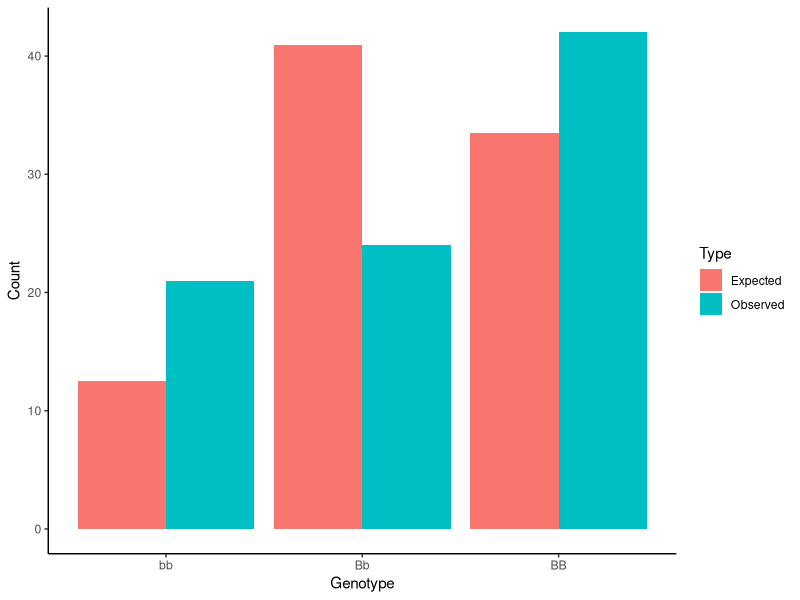
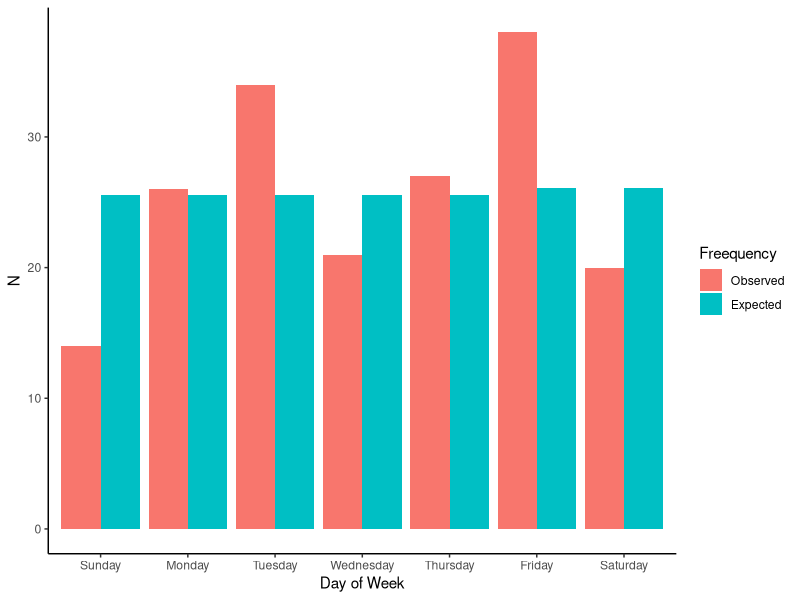
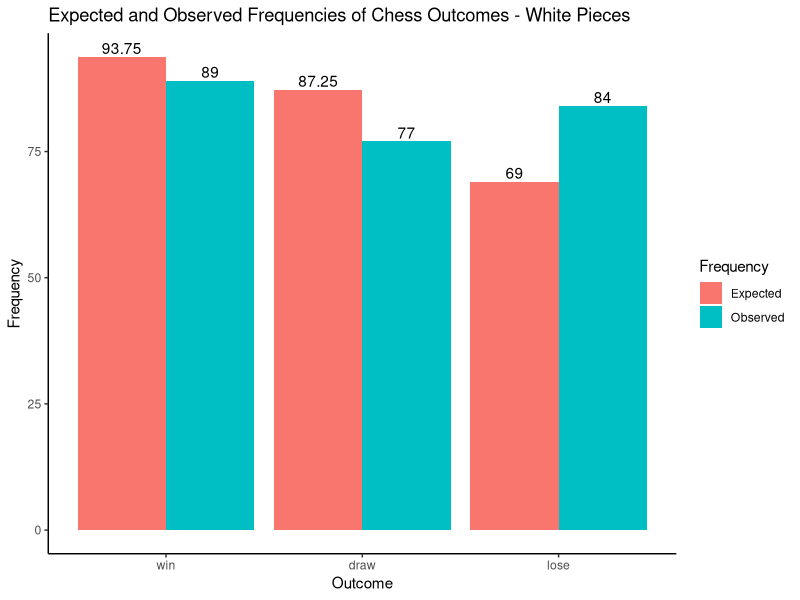

These charts were generated, in order, by the following R code:
#R_notes_Ch8

haircolor <- c("black", "blonde", "brown", "red")
count <- c(137, 150, 419, 294)
hairdata <- data.frame(haircolor, count)

table <- xtabs(count~haircolor, data=hairdata)
table

chisq.test(table)

results <- chisq.test(table)

results$observed
results$expected
results$residuals # which ones deviate the most?

# does hair color match the population prob of 
# 15% black, 15% blonde, 40% brown, and 30% red?
probs <- c(0.15, 0.15, 0.4, 0.3)
chisq.test(table, p=probs) # yes, consistent with H0 

MMlist <- read.csv("DataForLabs/MandMlist.csv", stringsAsFactors = T)
MMtable <- table(MMlist$color) # summarize data into table
MMtable

# probabilities according to the company
expected_proportions <- c(0.24, 0.14, 0.16, 0.20, 0.13, 0.13)
sum(MMtable) * expected_proportions # expected frequencies

chisq.test(MMtable, p=expected_proportions)

# Spirit Bear Example

obsGen <- c(42, 24, 21)
sum(obsGen)
propB <- ((2*42)+24)/(87*2)
propB

propb <- 1-propB
propb

expBB <- propB^2
expBb <- 2*propB*propb
expbb <- propb^2
sum(expBB, expBb, expbb)

bearTest <- chisq.test(obsGen, p=c(expBB, expBb, expbb))
bearTest # reject null hypothesis, observed genotype is sig different.

summary(bearTest)
bearTest$observed
bearTest$expected # deficiency of heterozygotes
bearTest$residuals

# potential deficiency in heterozygosity or bears select for like colors

# differences explicitly
bearTest$observed-bearTest$expected

Genotype <- rep(c("BB", "Bb", "bb"), 2)
Genotype
Type <- c(rep("Observed", 3), rep("Expected", 3))
Type
Count <- c(bearTest$observed, bearTest$expected)
Count
graphData <- data.frame(cbind(Genotype, Type, Count))
str(graphData)
graphData$Count <- as.numeric(graphData$Count) # convert from chr to num
str(graphData)

library(ggplot2)
ggplot(graphData, aes(x=Genotype, y=Count, fill=Type)) +
  geom_bar(stat="identity", position=position_dodge()) +
  theme_classic()

births <- read.csv("DataForLabs/chap08e1DayOfBirth2016.csv", stringsAsFactors = T)
summary(births)
str(births) # structure of births. we see that the days are not in order
# reorder factors so we have days of week in order
births$day <- factor(births$day, levels=c("Sunday", "Monday", "Tuesday", "Wednesday", "Thursday", "Friday", "Saturday"))
birthsTable <- table(births$day) # create frequency table
birthsTable

# defining expected probabilities. 53 Fridays & Saturdays, 366 days.
expected_probabilities <- c(52, 52, 52, 52, 52, 53, 53)/366
expected_probabilities

chisq.test(birthsTable, p=expected_probabilities) # p = 0.0149

# graphing
expFreq <- expected_probabilities * 180
ObsExp <- data.frame(birthsTable, expFreq)
ObsExp <- setNames(ObsExp, c("day", "obsFreq", "expFreq"))
ObsExp

# combine three two columns into two
library(reshape2)
ObsExp <- melt(ObsExp)
ObsExp

# fill=variable allows split values into diff variable groups
ggplot(ObsExp, aes(x=day, y=value, fill=variable)) +
  geom_bar(stat="identity", position=position_dodge()) +
  theme_classic() +
  xlab("Day of Week") +
  ylab("N") +
  scale_fill_discrete(name="Freequency", labels=c("Observed", "Expected"))


leadingDigits <- read.csv("DataForLabs/leading_digits.csv", stringsAsFactors = T)
summary(leadingDigits)
length(leadingDigits$LeadingDigit)
leadingDigitsTable <- table(leadingDigits)
leadingDigitsTable
expected_probabilities <- c(0.079, 0.921)
chisq.test(leadingDigitsTable, p=expected_probabilities)

binom.test(x=29, n=325, p=0.079)

labels <- c("Jan", "Feb", "Mar", "Apr", "May", "Jun", "Jul", "Aug", "Sep", "Oct", "Nov", "Dec")
daysMonths <- c(31, 28, 31, 30, 31, 30, 31, 31, 30, 31, 30, 31)
daysMonths_probabilities <- daysMonths/365
mortalities <- c(83, 86, 111, 97, 94, 63, 80, 74, 71, 83, 72, 86)

daysMonths_expected_mortalities <- 1000*daysMonths_probabilities
daysMonths_expected_mortalities
data.frame(cbind(labels, daysMonths, daysMonths_expected_mortalities, mortalities))

Xsq <- sum(((mortalities-daysMonths_expected_mortalities)^2)/daysMonths_expected_mortalities)
Xsq
chisq.test(mortalities, p=daysMonths_probabilities)

# Quiz

chessData <- read.csv("DataForLabs/chess.csv", stringsAsFactors=T)
chessData$white <- factor(chessData$white, levels=c("win", "draw", "lose"))
chessTable <- table(chessData$white)
chessTable
expected_probabilities <- c(0.375, 0.349, 0.276)
chessTest <- chisq.test(chessTable, p=expected_probabilities)
chessTest$expected
chessTest$observed

chessTest$observed-chessTest$expected


ObservedAndExpected <- data.frame(chessTable, chessTest$expected)
ObservedAndExpected <- setNames(ObservedAndExpected, c("Outcome", "Observed", "Expected"))
ObservedAndExpected
library(reshape2)
ObservedAndExpected <- melt(ObservedAndExpected)
ObservedAndExpected$variable <- factor(ObservedAndExpected$variable, levels=c("Expected", "Observed"))
ObservedAndExpected

library(ggplot2)
ggplot(ObservedAndExpected, aes(x=Outcome, y=value, fill=variable)) +
  geom_bar(stat="identity", position=position_dodge()) +
  theme_classic() +
  ylab("Frequency") +
  scale_fill_discrete(name="Frequency") +
  geom_text(aes(label=value), position=position_dodge(width=0.9), vjust=-0.25)+
  ggtitle("Expected and Observed Frequencies of Chess Outcomes - White Pieces")

# die question
(1/6)
121*6

dieData <- read.csv("DataForLabs/die.csv", stringsAsFactors=T)
dieData$result <- factor(dieData$result, levels=c("one", "two", "three", "four", "five", "six"))
dieTable <- table(dieData$result)
dieTable
expected_probabilities <- c(1/6, 1/6, 1/6, 1/6, 1/6, 1/6)
dieTest <- chisq.test(dieTable, p=expected_probabilities)
dieTest
dieTest$expected
dieTest$observed
dieTest$observed-dieTest$expected


# Snapdragon 

observedGenotypes <- c(40, 28, 22)
sum(observedGenotypes)

# get proportions of R and r
frequencyOfR <- ((2*40)+28)/(90*2)
frequencyOfR

frequencyOfr <- 1-frequencyOfR
frequencyOfr

# use hardy weinberg to calculate expected frequencies
expectedRR <- frequencyOfR^2
expectedRr <- 2*frequencyOfR*frequencyOfr
expectedrr <- frequencyOfr^2

sum(expectedRR, expectedRr, expectedrr) # should sum to 1

# run the test!
snapTest <- chisq.test(observedGenotypes, p=c(expectedRR, expectedRr, expectedrr))
snapTest

summary(snapTest)
snapTest$observed
snapTest$expected

snapTest$residuals
